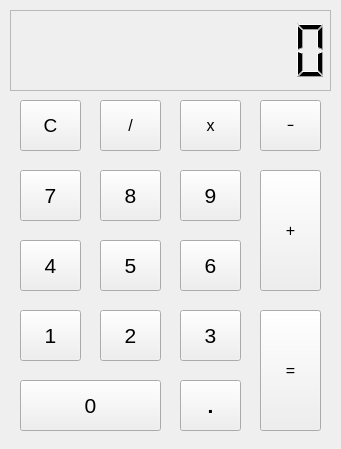
<?xml version="1.0" encoding="UTF-8"?>
<ui version="4.0">
 <class>MainWindow</class>
 <widget class="QMainWindow" name="MainWindow">
  <property name="geometry">
   <rect>
    <x>0</x>
    <y>0</y>
    <width>341</width>
    <height>449</height>
   </rect>
  </property>
  <property name="windowTitle">
   <string>MainWindow</string>
  </property>
  <widget class="QWidget" name="container">
   <widget class="QLCDNumber" name="output">
    <property name="geometry">
     <rect>
      <x>10</x>
      <y>10</y>
      <width>321</width>
      <height>81</height>
     </rect>
    </property>
    <property name="frameShape">
     <enum>QFrame::StyledPanel</enum>
    </property>
    <property name="digitCount">
     <number>10</number>
    </property>
    <property name="mode">
     <enum>QLCDNumber::Dec</enum>
    </property>
   </widget>
   <widget class="QPushButton" name="pushButton_n0">
    <property name="geometry">
     <rect>
      <x>20</x>
      <y>380</y>
      <width>141</width>
      <height>51</height>
     </rect>
    </property>
    <property name="font">
     <font>
      <pointsize>16</pointsize>
     </font>
    </property>
    <property name="text">
     <string>0</string>
    </property>
   </widget>
   <widget class="QPushButton" name="dot">
    <property name="geometry">
     <rect>
      <x>180</x>
      <y>380</y>
      <width>61</width>
      <height>51</height>
     </rect>
    </property>
    <property name="font">
     <font>
      <pointsize>16</pointsize>
      <weight>75</weight>
      <bold>true</bold>
     </font>
    </property>
    <property name="text">
     <string>.</string>
    </property>
   </widget>
   <widget class="QPushButton" name="pushButton_eq">
    <property name="geometry">
     <rect>
      <x>260</x>
      <y>310</y>
      <width>61</width>
      <height>121</height>
     </rect>
    </property>
    <property name="font">
     <font>
      <pointsize>12</pointsize>
     </font>
    </property>
    <property name="text">
     <string>=</string>
    </property>
   </widget>
   <widget class="QPushButton" name="pushButton_n6">
    <property name="geometry">
     <rect>
      <x>180</x>
      <y>240</y>
      <width>61</width>
      <height>51</height>
     </rect>
    </property>
    <property name="font">
     <font>
      <pointsize>16</pointsize>
     </font>
    </property>
    <property name="text">
     <string>6</string>
    </property>
   </widget>
   <widget class="QPushButton" name="pushButton_n5">
    <property name="geometry">
     <rect>
      <x>100</x>
      <y>240</y>
      <width>61</width>
      <height>51</height>
     </rect>
    </property>
    <property name="font">
     <font>
      <pointsize>16</pointsize>
     </font>
    </property>
    <property name="text">
     <string>5</string>
    </property>
   </widget>
   <widget class="QPushButton" name="pushButton_n4">
    <property name="geometry">
     <rect>
      <x>20</x>
      <y>240</y>
      <width>61</width>
      <height>51</height>
     </rect>
    </property>
    <property name="font">
     <font>
      <pointsize>16</pointsize>
     </font>
    </property>
    <property name="text">
     <string>4</string>
    </property>
   </widget>
   <widget class="QPushButton" name="pushButton_n7">
    <property name="geometry">
     <rect>
      <x>20</x>
      <y>170</y>
      <width>61</width>
      <height>51</height>
     </rect>
    </property>
    <property name="font">
     <font>
      <pointsize>16</pointsize>
     </font>
    </property>
    <property name="text">
     <string>7</string>
    </property>
   </widget>
   <widget class="QPushButton" name="pushButton_n8">
    <property name="geometry">
     <rect>
      <x>100</x>
      <y>170</y>
      <width>61</width>
      <height>51</height>
     </rect>
    </property>
    <property name="font">
     <font>
      <pointsize>16</pointsize>
     </font>
    </property>
    <property name="text">
     <string>8</string>
    </property>
   </widget>
   <widget class="QPushButton" name="pushButton_n9">
    <property name="geometry">
     <rect>
      <x>180</x>
      <y>170</y>
      <width>61</width>
      <height>51</height>
     </rect>
    </property>
    <property name="font">
     <font>
      <pointsize>16</pointsize>
     </font>
    </property>
    <property name="text">
     <string>9</string>
    </property>
   </widget>
   <widget class="QPushButton" name="pushButton_add">
    <property name="geometry">
     <rect>
      <x>260</x>
      <y>170</y>
      <width>61</width>
      <height>121</height>
     </rect>
    </property>
    <property name="font">
     <font>
      <pointsize>12</pointsize>
     </font>
    </property>
    <property name="text">
     <string>+</string>
    </property>
   </widget>
   <widget class="QPushButton" name="pushButton_n3">
    <property name="geometry">
     <rect>
      <x>180</x>
      <y>310</y>
      <width>61</width>
      <height>51</height>
     </rect>
    </property>
    <property name="font">
     <font>
      <pointsize>16</pointsize>
     </font>
    </property>
    <property name="text">
     <string>3</string>
    </property>
   </widget>
   <widget class="QPushButton" name="pushButton_n2">
    <property name="geometry">
     <rect>
      <x>100</x>
      <y>310</y>
      <width>61</width>
      <height>51</height>
     </rect>
    </property>
    <property name="font">
     <font>
      <pointsize>16</pointsize>
     </font>
    </property>
    <property name="text">
     <string>2</string>
    </property>
   </widget>
   <widget class="QPushButton" name="pushButton_n1">
    <property name="geometry">
     <rect>
      <x>20</x>
      <y>310</y>
      <width>61</width>
      <height>51</height>
     </rect>
    </property>
    <property name="font">
     <font>
      <pointsize>16</pointsize>
     </font>
    </property>
    <property name="text">
     <string>1</string>
    </property>
   </widget>
   <widget class="QPushButton" name="pushButton_sub">
    <property name="geometry">
     <rect>
      <x>260</x>
      <y>100</y>
      <width>61</width>
      <height>51</height>
     </rect>
    </property>
    <property name="font">
     <font>
      <family>URW Gothic</family>
      <pointsize>16</pointsize>
      <weight>50</weight>
      <bold>false</bold>
     </font>
    </property>
    <property name="text">
     <string>-</string>
    </property>
   </widget>
   <widget class="QPushButton" name="pushButton_mul">
    <property name="geometry">
     <rect>
      <x>180</x>
      <y>100</y>
      <width>61</width>
      <height>51</height>
     </rect>
    </property>
    <property name="font">
     <font>
      <pointsize>12</pointsize>
      <weight>50</weight>
      <bold>false</bold>
     </font>
    </property>
    <property name="text">
     <string>x</string>
    </property>
   </widget>
   <widget class="QPushButton" name="pushButton_div">
    <property name="geometry">
     <rect>
      <x>100</x>
      <y>100</y>
      <width>61</width>
      <height>51</height>
     </rect>
    </property>
    <property name="font">
     <font>
      <pointsize>12</pointsize>
     </font>
    </property>
    <property name="text">
     <string>/</string>
    </property>
   </widget>
   <widget class="QPushButton" name="pushButton_ac">
    <property name="geometry">
     <rect>
      <x>20</x>
      <y>100</y>
      <width>61</width>
      <height>51</height>
     </rect>
    </property>
    <property name="font">
     <font>
      <pointsize>14</pointsize>
      <weight>50</weight>
      <bold>false</bold>
     </font>
    </property>
    <property name="focusPolicy">
     <enum>Qt::NoFocus</enum>
    </property>
    <property name="text">
     <string>C</string>
    </property>
   </widget>
  </widget>
 </widget>
 <resources/>
 <connections/>
</ui>
